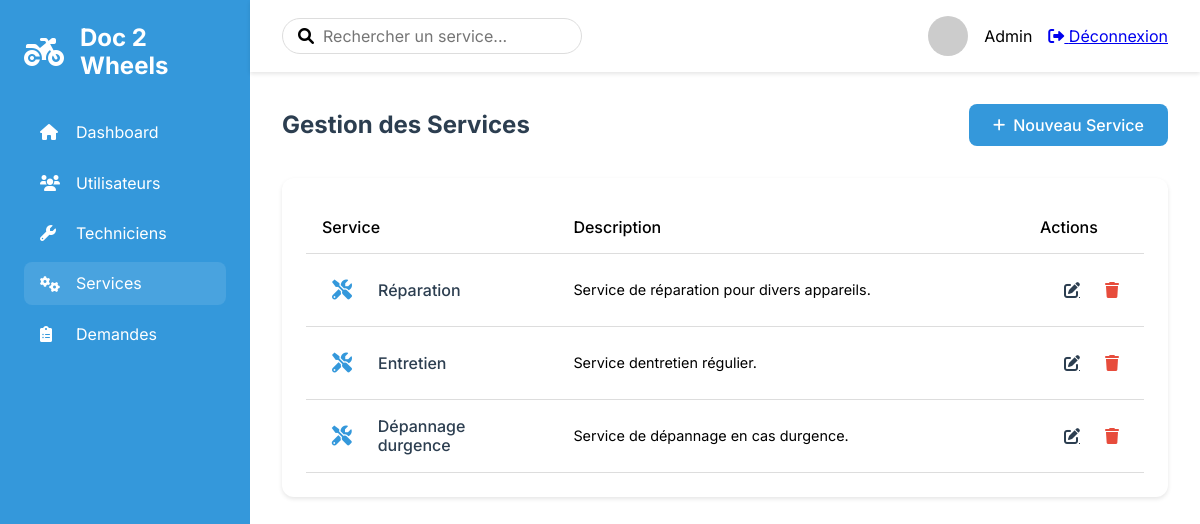
/admin/services, run on an earlier commit of the app's database.
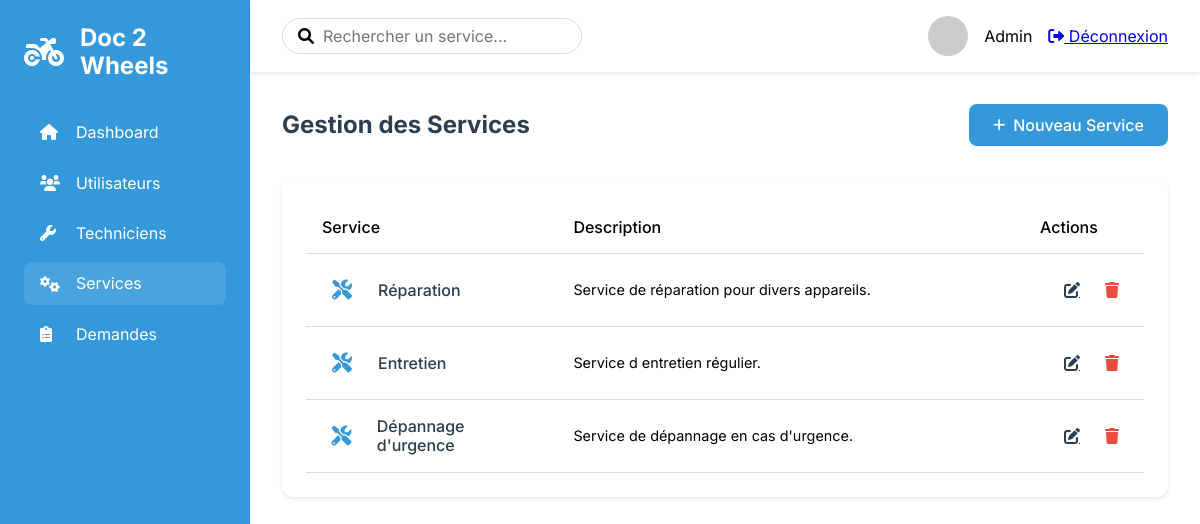
And on a later commit of the database.
### tables this page shows
CREATE TABLE services (
    id INT AUTO_INCREMENT PRIMARY KEY,
    name VARCHAR(255) NOT NULL,
    description TEXT
);

### src/Lib/Controllers/AbstractController.php (called while the page is built, shortened)
<?php
abstract class AbstractController
{
  protected function render(string $template, array $data = [], string $dir = ''): Response
  {
    $response = new Response();
    extract($data);
    $path = __DIR__ . "/../../Views";
    $path .= "/{$template}.view.php";
    require_once $path;
    $response->setContent(ob_get_clean());
    $response->addHeader('Content-Type', 'text/html');
    return $response;
  }
}

### src/Controllers/AdminControllers/AdminController.php (called while the page is built, shortened)
<?php
class AdminController extends AbstractController
{
  private $service;
  public function __construct()
  {
    $this->service = new Service();
  }
  public function manageServices(Request $request): Response
  {
    $services = $this->service->getAll();
    return $this->render('admin/services/index', ['services' => $services]);
  }
}

### src/Lib/Http/Router.php (called while the page is built, shortened)
<?php
class Router
{
    public function route(Request $request): ?Response {
        $routesByUri = self::getRoutesFromUriRequest($request);
        $routeByMethod = self::getRoutesFromMethodRequest($request, $routesByUri);
        list($controllerName, $method) = explode('@', $routeByMethod->controller);
        $controller = new $controller();
        $params = self::extractParams($request->getUri(), $routeByMethod->path);
        return $controller->$method($request, ...$params);
    }
    private static function getRoutesFromUriRequest(Request $request): array{
        $matchingRoutes = [];
        $routes = self::getConfig();
        foreach ($routes as $route) {
            if (self::urlMatches($request, $route) && self::checkMethod($request, $route)) {
                $matchingRoutes[] = $route;
            }
        }
        return $matchingRoutes;
    }
    private static function getRoutesFromMethodRequest(Request $request, array $routes): ?object {
        foreach($routes as $route) {
            if(self::checkMethod($request, $route)) {
                return $route;
            }
        }
        return null;
    }
    private static function urlMatches(Request $request, object $route): bool {
        $requestUriParts = self::getUrlParts($request->getPath());
        $routePathParts = self::getUrlParts($route->path);
        if(self::checkUrlPartsNumberMatches($requestUriParts, $routePathParts) === false) {
            return false;
        }
        foreach($routePathParts as $key => $part) {
            if(self::isUrlPartSlug($part) === false) {
                if($part !== $requestUriParts[$key]) {
                    return false;
                }
            }else{
                $request->addSlug(substr($part, 1), $requestUriParts[$key]);
            }
        }
        return true;
    }
    private static function getUrlParts(string $url): array {
        return explode('/', trim($url, '/'));
    }
    private static function checkUrlPartsNumberMatches(array $requestUriParts, array $routePathParts): bool {
        return count($requestUriParts) === count($routePathParts);
    }
    private static function isUrlPartSlug(string $part): bool {
        return strpos($part, ':') === 0;
    }
    private static function getConfig(): array {
        $config = json_decode(file_get_contents(__DIR__ . '/../../../config/routes.json'));
        return $config;
    }
    private static function checkMethod(Request $request, object $route): bool {
        return in_array($request->getMethod(), $route->methods);
    }
    private static function extractParams(string $url, string $path): array {
        $params = [];
        return $params;
    }
}

### src/Lib/Database/Dsn.php (called while the page is built, shortened)
<?php
class Dsn {
    private string $host;
    private string $dbname;
    private string $user;
    private string $password;
    private string $port;
    public function __construct() {
        $config = $this->getConfig();
        $this->host = $config['host'];
        $this->dbname = $config['database'];
        $this->user = $config['user'];
        $this->password = $config['password'];
        $this->port = $config['port'];
    }
    private function getConfig(): array {
        $file = file_get_contents(__DIR__ . '/../../../config/database.json');
        return json_decode($file, true);
    }
    public function getDsn(): string {
        return "mysql:host={$this->host};dbname={$this->dbname};port={$this->port}";
    }
    public function getPassword(): string {
        return $this->password;
    }
    public function getUser(): string {
        return $this->user;
    }
}

### src/Lib/Database/DatabaseConnexion.php (called while the page is built, shortened)
<?php
class DatabaseConnexion
{
    private \PDO $pdo_connexion;
    private \PDOStatement $stmt;
    public function setConnexion(): self
    {
        $dsn = new Dsn();
        $this->pdo_connexion = new \PDO(
            $dsn->getDsn(),
            $dsn->getUser(),
            $dsn->getPassword()
        );
        return $this;
    }
    public function query($sql)
    {
        $this->stmt = $this->pdo_connexion->prepare($sql);
    }
    public function execute(): bool
    {
        return $this->stmt->execute();
    }
    public function resultSet()
    {
        $this->execute();
        return $this->stmt->fetchAll(\PDO::FETCH_OBJ);
    }
}

### src/Entities/Service.php (called while the page is built, shortened)
<?php
class Service
{
    private $dbConnexion;
    public function __construct()
    {
        $this->dbConnexion = new DatabaseConnexion();
    }
    public function getAll()
    {
        $this->dbConnexion->query("SELECT * FROM services");
        return $this->dbConnexion->resultSet();
    }
}

### src/Views/admin/services/index.view.php (the view, shortened to what the changed rows need)
<!DOCTYPE html>
<html lang="fr">
<head>
    <link rel="stylesheet" href="../../../../sass/dist/css/main.css">
    <link rel="stylesheet" href="https://cdnjs.cloudflare.com/ajax/libs/font-awesome/6.0.0/css/all.min.css">
</head>
<body class="admin-layout">
    <main class="admin-main">
        <div class="admin-content">
            <div class="content-header">
                <h1>Gestion des Services</h1>
            </div>
            <div class="card">
                <div class="table-responsive">
                    <table class="table">
                        <thead>
                            <tr>
                                <th>Service</th>
                                <th>Description</th>
                                <th>Actions</th>
                            </tr>
                        </thead>
                        <tbody>
                            <?php foreach ($services as $service): ?>
                                <tr>
                                    <td>
                                        <div class="service-info">
                                            <div class="service-icon">
                                                <i class="fas fa-tools"></i>
                                            </div>
                                            <span><?= $service->name ?></span>
                                        </div>
                                    </td>
                                    <td>
                                        <div class="service-description">
                                            <?= $service->description ?>
                                        </div>
                                    </td>
                                    <td>
                                        <div class="actions">
                                            <a href="/admin/services/edit/<?= $service->id ?>"
                                               class="btn-icon" title="Modifier">
                                                <i class="fas fa-edit"></i>
                                            </a>
                                            <form method="post"
                                                  action="/admin/services/delete/<?= $service->id ?>"
                                                  class="delete-form"
                                                  onsubmit="return confirm('Êtes-vous sûr de vouloir supprimer ce service ?');">
                                                <button type="submit" class="btn-icon delete" title="Supprimer">
                                                    <i class="fas fa-trash"></i>
                                                </button>
                                            </form>
                                        </div>
                                    </td>
                                </tr>
                            <?php endforeach; ?>
                        </tbody>
                    </table>
                </div>
            </div>
        </div>
    </main>
</body>
</html>

What changed in the data, as far as the page shows it:
changed services "Entretien": description "Service dentretien régulier." → "Service d entretien régulier."
changed services: name "Dépannage durgence" → "Dépannage d'urgence"; description "Service de dépannage en cas durgence." → "Service de dépannage en cas d'urgence."
